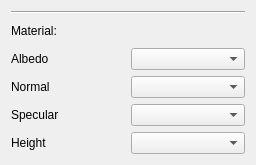
<?xml version="1.0" encoding="UTF-8"?>
<ui version="4.0">
 <class>MaterialWidget</class>
 <widget class="QWidget" name="MaterialWidget">
  <property name="geometry">
   <rect>
    <x>0</x>
    <y>0</y>
    <width>256</width>
    <height>165</height>
   </rect>
  </property>
  <property name="windowTitle">
   <string>Form</string>
  </property>
  <layout class="QVBoxLayout" name="verticalLayout">
   <item>
    <widget class="Line" name="line">
     <property name="orientation">
      <enum>Qt::Horizontal</enum>
     </property>
    </widget>
   </item>
   <item>
    <widget class="QLabel" name="label_5">
     <property name="text">
      <string>Material:</string>
     </property>
    </widget>
   </item>
   <item>
    <layout class="QHBoxLayout" name="horizontalLayout">
     <item>
      <widget class="QLabel" name="label_4">
       <property name="text">
        <string>Albedo</string>
       </property>
      </widget>
     </item>
     <item>
      <widget class="QComboBox" name="AlbedoCombo"/>
     </item>
    </layout>
   </item>
   <item>
    <layout class="QHBoxLayout" name="horizontalLayout_2">
     <item>
      <widget class="QLabel" name="label">
       <property name="text">
        <string>Normal</string>
       </property>
      </widget>
     </item>
     <item>
      <widget class="QComboBox" name="normalCombo"/>
     </item>
    </layout>
   </item>
   <item>
    <layout class="QHBoxLayout" name="horizontalLayout_3">
     <item>
      <widget class="QLabel" name="label_2">
       <property name="text">
        <string>Specular</string>
       </property>
      </widget>
     </item>
     <item>
      <widget class="QComboBox" name="specularCombo"/>
     </item>
    </layout>
   </item>
   <item>
    <layout class="QHBoxLayout" name="horizontalLayout_4">
     <item>
      <widget class="QLabel" name="label_3">
       <property name="text">
        <string>Height</string>
       </property>
      </widget>
     </item>
     <item>
      <widget class="QComboBox" name="heightCombo"/>
     </item>
    </layout>
   </item>
  </layout>
 </widget>
 <resources/>
 <connections/>
</ui>
